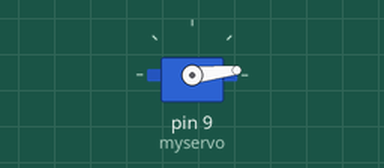
Recording of a sketch running on a simulated Arduino Uno, built with avr-gcc and run on an emulated ATmega328P. Parts: servo.

Above: at 0.05 s.
At 2.4 s:
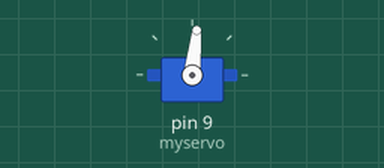
At 4.8 s:
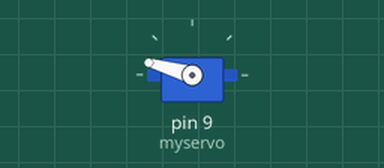
At 9.55 s:
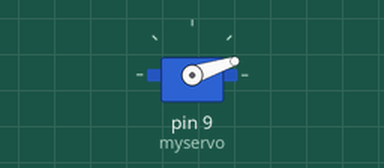
Timing chart, 0 to 12.9 s (numbered marks = the images above):
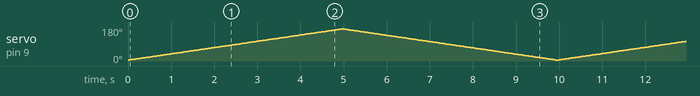

The sketch:

Project1a_drawing.ino
```cpp
//Project 10 Servo
#include <Servo.h> //declare to insert Servo.h library
Servo myservo; //create servo object to control a servo
int pos = 0; //variable pos to store position of servo

void setup() {
  // put your setup code here, to run once:
  myservo.attach(9); //attach the servo to digital pin 9.
}

void loop() {
  // put your main code here, to run repeatedly:
  // you will see servo sweeping back and forth from 0 - 180 degrees
  for(pos = 5; pos < 170; pos += 1){
    //servo turns from 0 to 180 in steps of 1 degree
    myservo.write(pos); //tell servo to go to position in variable 'pos'
    delay(30); //wts 15ms for the servo to reach the position
  }

  for(pos = 170; pos>=5; pos-=1) {
    // servo turns from 180 to 0 in steps of 1 degree
    myservo.write(pos); //tell servo to go to position in variable 'pos'
    delay(30); //waits 15ms for the servo to reach the position
  }
}
```
